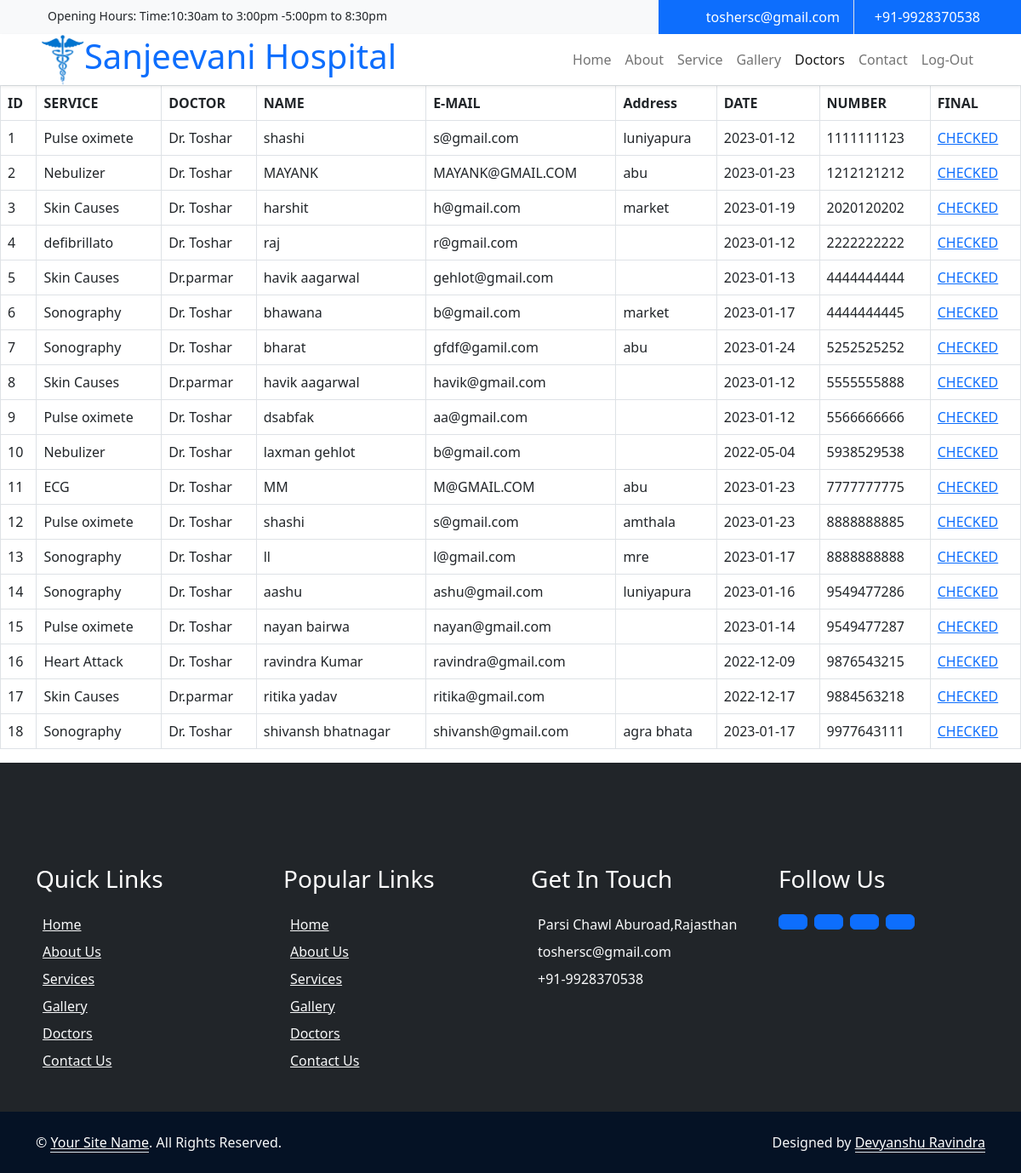
Page /dashboard.php on the committed database.
### tables this page shows
CREATE TABLE `appointment` (
  `Service` varchar(20) DEFAULT NULL,
  `Doctors` varchar(20) DEFAULT NULL,
  `Name` varchar(40) DEFAULT NULL,
  `Email` varchar(20) DEFAULT NULL,
  `Address` varchar(50) NOT NULL,
  `Date` date DEFAULT NULL,
  `time` time DEFAULT NULL,
  `mobile` varchar(10) NOT NULL,
  `status` varchar(20) NOT NULL
);

### dashboard.php (the view, shortened to what this page needs)
<!DOCTYPE html>
<html lang="en">
<head>
<link href="https://cdn.jsdelivr.net/npm/bootstrap@5.2.3/dist/css/bootstrap.min.css" rel="stylesheet">
</head>
<body>
     <div class="container-fluid bg-light ps-5 pe-0 d-none d-lg-block">
        <div class="row gx-0">
            <div class="col-md-6 text-center text-lg-start mb-2 mb-lg-0">
                <div class="d-inline-flex align-items-center">
                    <small class="py-2"><i class="far fa-clock text-primary me-2"></i>Opening Hours: Time:10:30am to 3:00pm -5:00pm to 8:30pm </small>
                </div>
            </div>
            <div class="col-md-6 text-center text-lg-end">
                <div class="position-relative d-inline-flex align-items-center bg-primary text-white top-shape px-5">
                    <div class="me-3 pe-3 border-end py-2">
                        <p class="m-0"><i class="fa fa-envelope-open me-2"></i>toshersc@gmail.com</p>
                    </div>
                    <div class="py-2">
                        <p class="m-0"><i class="fa fa-phone-alt me-2"></i>+91-9928370538</p>
                    </div>
                </div>
            </div>
        </div>
    </div>
    <nav class="navbar navbar-expand-lg bg-white navbar-light shadow-sm px-5 py-3 py-lg-0">
        <a href="index.html" class="navbar-brand p-0">
        <h1 class="m-0 text-primary"><img src="img/logos.png" height="60px" alt=""></i>Sanjeevani Hospital</h1>
        </a>
        <div class="collapse navbar-collapse" id="navbarCollapse">
            <div class="navbar-nav ms-auto py-0">
                <a href="index.html" class="nav-item nav-link">Home</a>
                <a href="about.html" class="nav-item nav-link">About</a>
                <a href="service.html" class="nav-item nav-link">Service</a>
                <a href="Gallery.html" class="nav-item nav-link">Gallery</a>
                <a href="Doctors.html" class="nav-item nav-link active" >Doctors</a>
                <a href="contact.html" class="nav-item nav-link">Contact</a>
                <a href="login.php" class="nav-item nav-link">Log-Out</a>
            </div>
        </div>
    </nav>
    <?php
                    require "db.php";
                    $sr=1;
                    $query="select * from appointment";
                    $result=mysqli_query($con,$query);
            ?>
    <table class="table table-bordered">
    <tr>
        <th>ID</th>
        <th scope="col">SERVICE</th>
        <th scope="col"> DOCTOR</th>
        <th scope="col"> NAME</th>
        <th scope="col"> E-MAIL</th>
        <th scope="col"> Address</th>
        <th scope="col">DATE</th>
        <th scope="col">NUMBER</th>
        <th scope="col">FINAL</th>
   </tr>
<?php while($rows=mysqli_fetch_assoc($result))
		{
		?>
        <td><?php echo $sr++ ?></td>
        <td><?php echo $rows['Service']; ?></td>
        <td><?php echo $rows['Doctors']; ?></td>
        <td><?php echo $rows['Name']; ?></td>
        <td><?php echo $rows['Email']; ?></td>
        <td><?php echo $rows['Address']; ?></td>
        <td><?php echo $rows['Date']; ?></td>
        <td><?php echo $rows['mobile']; ?></td>
        <?php
        echo "<td><a href='delete.php?mobile=".$rows['mobile']."'>CHECKED</a></td>";
        ?>
	<?php
               }
          ?>
</table>
<div class="container-fluid bg-dark text-light py-5 wow fadeInUp" data-wow-delay="0.3s">
    <div class="container pt-5">
        <div class="row g-5 pt-4">
            <div class="col-lg-3 col-md-6">
                <h3 class="text-white mb-4">Quick Links</h3>
                <div class="d-flex flex-column justify-content-start">
                    <a class="text-light mb-2" href="#"><i class="bi bi-arrow-right text-primary me-2"></i>Home</a>
                    <a class="text-light mb-2" href="#"><i class="bi bi-arrow-right text-primary me-2"></i>About Us</a>
                    <a class="text-light mb-2" href="#"><i class="bi bi-arrow-right text-primary me-2"></i>Services</a>
                    <a class="text-light mb-2" href="#"><i class="bi bi-arrow-right text-primary me-2"></i>Gallery</a>
                    <a class="text-light mb-2" href="#"><i class="bi bi-arrow-right text-primary me-2"></i>Doctors</a>
                    <a class="text-light" href="#"><i class="bi bi-arrow-right text-primary me-2"></i>Contact Us</a>
                </div>
            </div>
            <div class="col-lg-3 col-md-6">
                <h3 class="text-white mb-4">Popular Links</h3>
                <div class="d-flex flex-column justify-content-start">
                    <a class="text-light mb-2" href="#"><i class="bi bi-arrow-right text-primary me-2"></i>Home</a>
                    <a class="text-light mb-2" href="#"><i class="bi bi-arrow-right text-primary me-2"></i>About Us</a>
                    <a class="text-light mb-2" href="#"><i class="bi bi-arrow-right text-primary me-2"></i>Services</a>
                    <a class="text-light mb-2" href="#"><i class="bi bi-arrow-right text-primary me-2"></i>Gallery</a>
                    <a class="text-light mb-2" href="#"><i class="bi bi-arrow-right text-primary me-2"></i>Doctors</a>
                    <a class="text-light" href="#"><i class="bi bi-arrow-right text-primary me-2"></i>Contact Us</a>
                </div>
            </div>
            <div class="col-lg-3 col-md-6">
                <h3 class="text-white mb-4">Get In Touch</h3>
                <p class="mb-2"><i class="bi bi-geo-alt text-primary me-2"></i>Parsi Chawl Aburoad,Rajasthan</p>
                <p class="mb-2"><i class="bi bi-envelope-open text-primary me-2"></i>toshersc@gmail.com</p>
                <p class="mb-0"><i class="bi bi-telephone text-primary me-2"></i>+91-9928370538</p>
            </div>
            <div class="col-lg-3 col-md-6">
                <h3 class="text-white mb-4">Follow Us</h3>
                <div class="d-flex">
                    <a class="btn btn-lg btn-primary btn-lg-square rounded me-2" href="#"><i class="fab fa-twitter fw-normal"></i></a>
                    <a class="btn btn-lg btn-primary btn-lg-square rounded me-2" href="#"><i class="fab fa-facebook-f fw-normal"></i></a>
                    <a class="btn btn-lg btn-primary btn-lg-square rounded me-2" href="#"><i class="fab fa-linkedin-in fw-normal"></i></a>
                    <a class="btn btn-lg btn-primary btn-lg-square rounded" href="#"><i class="fab fa-instagram fw-normal"></i></a>
                </div>
            </div>
        </div>
    </div>
</div>
<div class="container-fluid text-light py-4" style="background: #051225;">
    <div class="container">
        <div class="row g-0">
            <div class="col-md-6 text-center text-md-start">
                <p class="mb-md-0">&copy; <a class="text-white border-bottom" href="#">Your Site Name</a>. All Rights Reserved.</p>
            </div>
            <div class="col-md-6 text-center text-md-end">
                <p class="mb-0">Designed by <a class="text-white border-bottom" href="https://htmlcodex.com">Devyanshu Ravindra</a><br>
                </p>
            </div>
        </div>
    </div>
</div>
</body>
</html>

### rows in the picture
appointment: Service "Pulse oximete", Doctors "Dr. Toshar", Name "shashi", Email "s@gmail.com", Address "luniyapura", Date "2023-01-12", mobile "1111111123"
appointment: Service "Nebulizer", Doctors "Dr. Toshar", Name "MAYANK", Email "MAYANK@GMAIL.COM", Address "abu", Date "2023-01-23", mobile "1212121212"
appointment: Service "Skin Causes", Doctors "Dr. Toshar", Name "harshit", Email "h@gmail.com", Address "market", Date "2023-01-19", mobile "2020120202"
appointment: Service "defibrillato", Doctors "Dr. Toshar", Name "raj", Email "r@gmail.com", Date "2023-01-12", mobile "2222222222"
appointment: Service "Skin Causes", Doctors "Dr.parmar", Name "havik aagarwal", Email "gehlot@gmail.com", Date "2023-01-13", mobile "4444444444"
appointment: Service "Sonography", Doctors "Dr. Toshar", Name "bhawana", Email "b@gmail.com", Address "market", Date "2023-01-17", mobile "4444444445"
appointment: Service "Sonography", Doctors "Dr. Toshar", Name "bharat", Email "gfdf@gamil.com", Address "abu", Date "2023-01-24", mobile "5252525252"
appointment: Service "Skin Causes", Doctors "Dr.parmar", Name "havik aagarwal", Email "havik@gmail.com", Date "2023-01-12", mobile "5555555888"
appointment: Service "Pulse oximete", Doctors "Dr. Toshar", Name "dsabfak", Email "aa@gmail.com", Date "2023-01-12", mobile "5566666666"
appointment: Service "Nebulizer", Doctors "Dr. Toshar", Name "laxman gehlot", Email "b@gmail.com", Date "2022-05-04", mobile "5938529538"
appointment: Service "ECG", Doctors "Dr. Toshar", Name "MM", Email "M@GMAIL.COM", Address "abu", Date "2023-01-23", mobile "7777777775"
appointment: Service "Pulse oximete", Doctors "Dr. Toshar", Name "shashi", Email "s@gmail.com", Address "amthala", Date "2023-01-23", mobile "8888888885"
appointment: Service "Sonography", Doctors "Dr. Toshar", Name "ll", Email "l@gmail.com", Address "mre", Date "2023-01-17", mobile "8888888888"
appointment: Service "Sonography", Doctors "Dr. Toshar", Name "aashu", Email "ashu@gmail.com", Address "luniyapura", Date "2023-01-16", mobile "9549477286"
appointment: Service "Pulse oximete", Doctors "Dr. Toshar", Name "nayan bairwa", Email "nayan@gmail.com", Date "2023-01-14", mobile "9549477287"
appointment: Service "Heart Attack", Doctors "Dr. Toshar", Name "ravindra Kumar", Email "ravindra@gmail.com", Date "2022-12-09", mobile "9876543215"
appointment: Service "Skin Causes", Doctors "Dr.parmar", Name "ritika yadav", Email "ritika@gmail.com", Date "2022-12-17", mobile "9884563218"
appointment: Service "Sonography", Doctors "Dr. Toshar", Name "shivansh bhatnagar", Email "shivansh@gmail.com", Address "agra bhata", Date "2023-01-17", mobile "9977643111"
